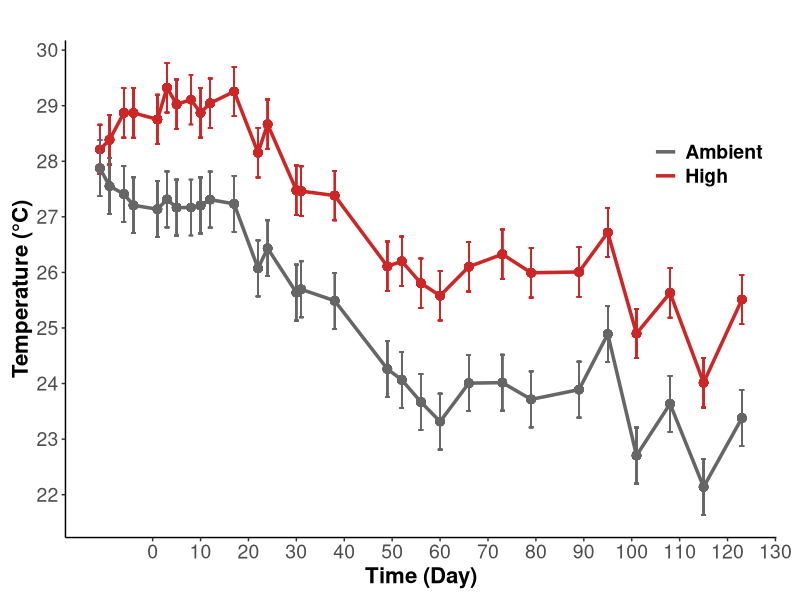
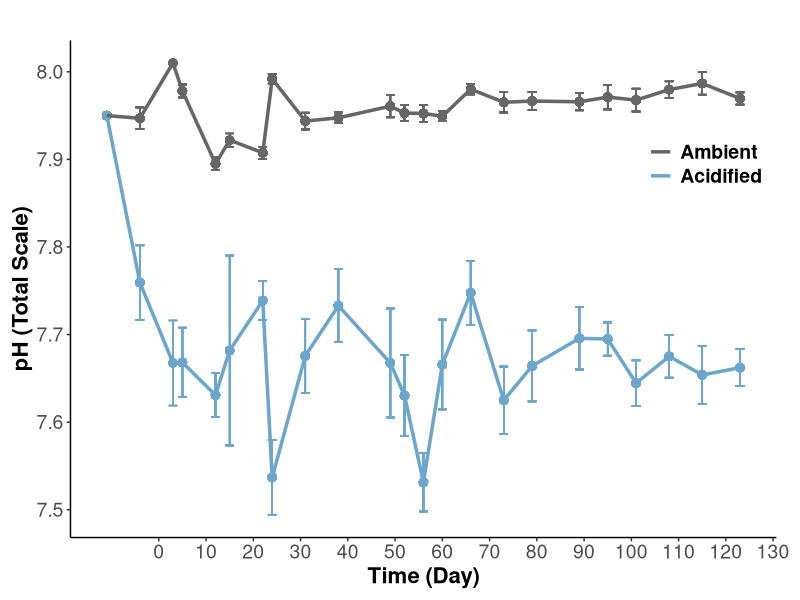
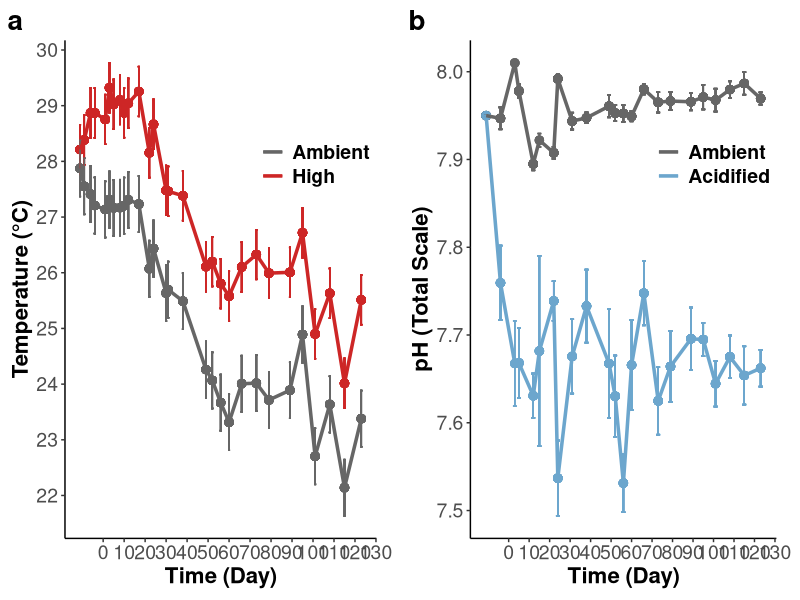
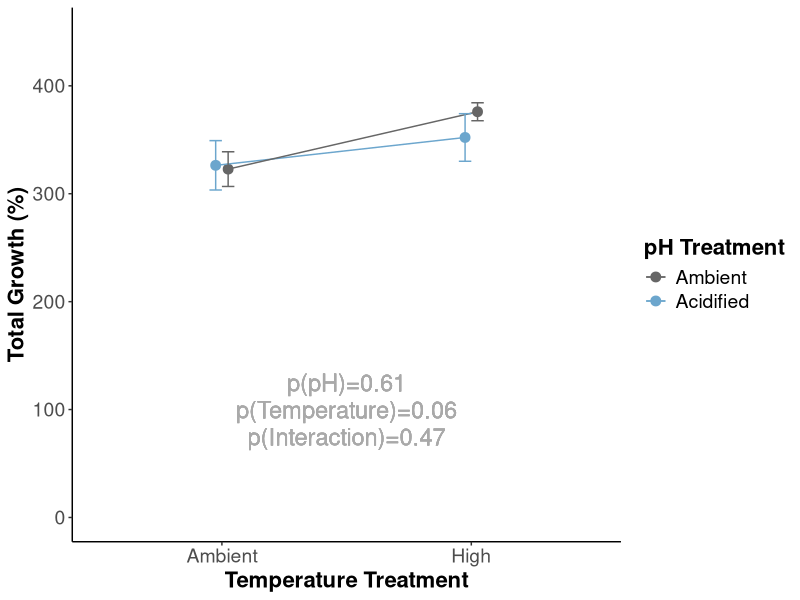
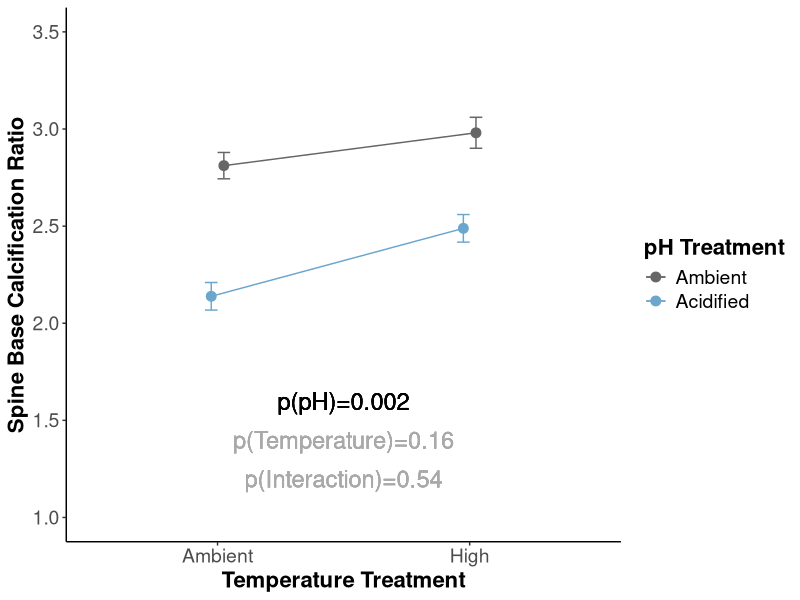
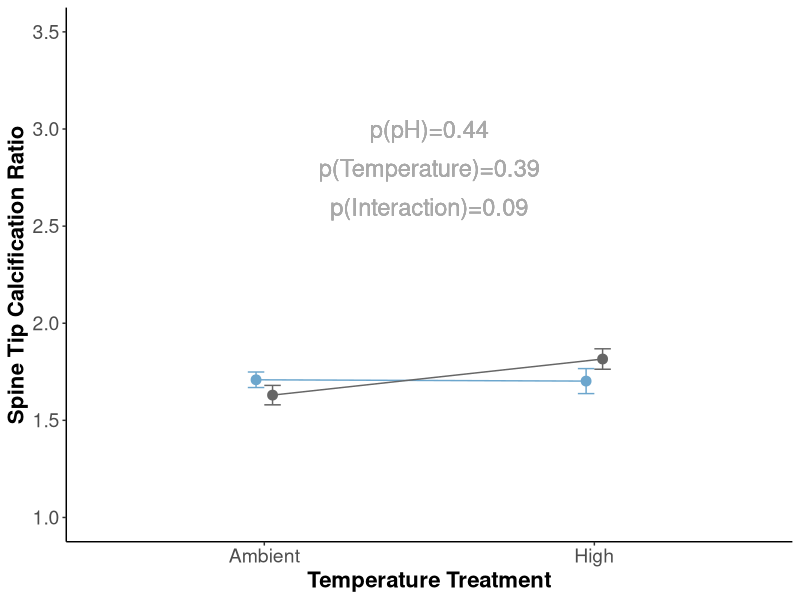
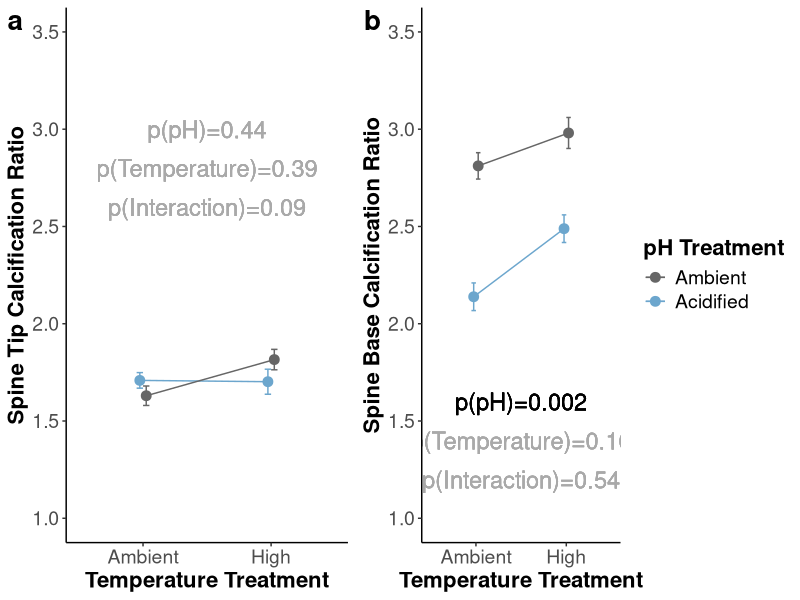
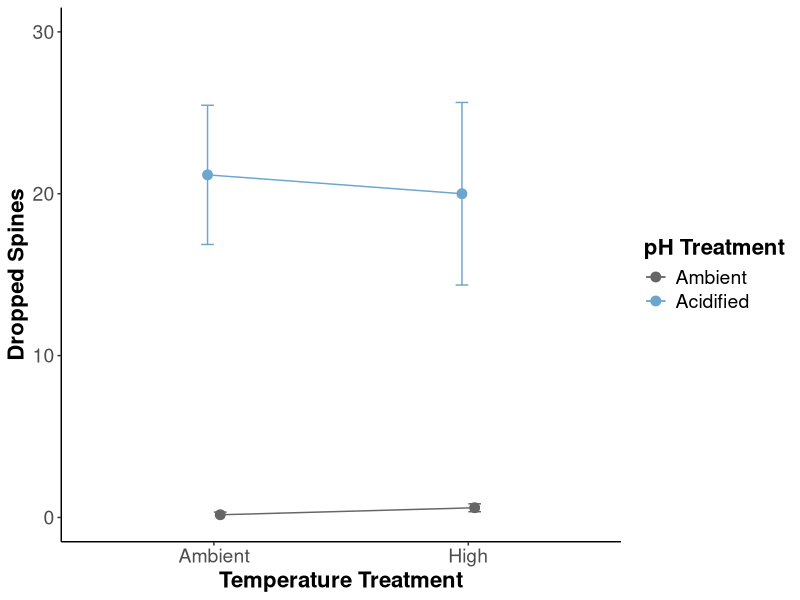

These charts were generated, in order, by the following R code:
## ---- chunk 1
rm(list=ls(all=TRUE))
results <- read.csv("Data/Urchin_ClimateChange_Data.csv", header=T, na.strings="NA")

library("tidyverse")
library("lme4") #linear mixed modeling
library("lmtest") #linear mixed modeling
library("lmerTest") #calculate p-values in models
library("car") #levenes tests
library("emmeans") #post-hoc tests
library("lsmeans") #post-hoc tests
library("plotrix") #calculate std.error
library("dplyr") 
library("cowplot") #grid plotting 
## ---- chunk 2
#temp between high and ambient temp
summary(aov(Temp ~ Temperature, data=results)) #temperature was different between high and ambient treatment

#pH between high and ambient co2
summary(aov(pHspec ~ pH, data=results)) #pH was different between high and ambient co2 treatments

#temp between headers in high
aov1<- results %>%
  filter(Temperature=="heated")

summary(aov(Temp ~ as.factor(Header), data=aov1)) #not different between headers

#temp between headers in ambient
aov2<- results %>%
  filter(Temperature=="ambient")

summary(aov(Temp ~ as.factor(Header), data=aov2)) #not different between headers

#pH between headers in high
aov3<- results %>%
  filter(pH=="acidified")

summary(aov(pHspec ~ as.factor(Header), data=aov3)) #not different between headers

#pH between headers in ambient
aov4<- results %>%
  filter(pH=="ambient")

summary(aov(pHspec ~ as.factor(Header), data=aov4)) #not different between headers

## ---- chunk 3
tempsummary<-results %>% 
  select("Day", "Temperature", "Temp") %>%
  drop_na(Temp) %>%
  group_by(Day, Temperature) %>%
  mutate(meanT = mean(Temp)) %>%
  group_by(Temperature) %>% 
  mutate(sd = sd(Temp)) %>%
  mutate(se = sd/sqrt(12)) 

tempplot<-ggplot(data=tempsummary, aes(Day, meanT, color = Temperature)) +
    geom_point(size = 2.5, show.legend=FALSE) +
    geom_errorbar(aes(ymin = meanT-se, ymax = meanT+se)) +
    geom_line(size=1.2) +
    scale_x_continuous(name="Time (Day)", breaks = seq(0,130, by = 10)) +
    scale_y_continuous(name="Temperature (°C)", breaks = seq(20,30, by = 1)) +
    scale_shape_discrete(name = NULL,
                         labels = c("Ambient", "High"))+
    scale_color_manual(name = NULL,
                       values = c("gray40", "firebrick3"),
                       labels = c("Ambient", "High")) +
    ggtitle("")+
    theme_classic() +
    theme(plot.margin=unit(c(0.3,0.6,0.3,0.3), "cm"))+
    theme(legend.margin = margin(0), 
          legend.position = c(.98,.8), 
          legend.justification = c("right", "top"),
          legend.background = element_blank(), 
          axis.title = element_text(size = 16, face="bold"),
          axis.text = element_text(size = 14), 
          plot.title = element_text(size=16, face="bold"),
          legend.text = element_text(size=14, face="bold"));tempplot

#ggsave(filename="Figures/20200611/TempFig1.png", plot=tempplot, dpi=300, width=7, height=5, units="in")

## ---- chunk 4

pHsummary<-results %>% 
  select("Day","pH", "pHspec") %>%
  drop_na(pHspec) %>%
  group_by(Day, pH) %>%
  mutate(meanpH = mean(pHspec)) %>%
  group_by(pH, meanpH) %>% 
  mutate(sd = sd(pHspec)) %>%
  mutate(se = sd/sqrt(12)) 
  
  
pHplot<-ggplot(data=pHsummary, aes(Day, meanpH, color = pH)) +
    geom_point(size = 2.5, show.legend=FALSE) +
    geom_errorbar(aes(ymin = meanpH-sd, ymax = meanpH+sd)) +
    geom_line(size=1.2) +
    scale_x_continuous(name="Time (Day)", breaks = seq(0,130, by = 10)) +
    scale_y_continuous(name="pH (Total Scale)", breaks = seq(7.5,8.1, by = .1)) +
    scale_shape_discrete(name = NULL,
                         labels = c("Low pH", "High pH"))+
    scale_color_manual(name = NULL,
                       values = c("skyblue3", "gray40"),
                       labels = c("Acidified", "Ambient"),
                       guide = guide_legend(reverse = TRUE)) +
    ggtitle("")+
    theme_classic() +
    theme(plot.margin=unit(c(0.3,0.6,0.3,0.3), "cm"))+
    theme(legend.margin = margin(0), 
          legend.position = c(.98,.8), 
          legend.justification = c("right", "top"),
          legend.background = element_blank(), 
          axis.title = element_text(size = 16, face="bold"),
          axis.text = element_text(size = 14), 
          plot.title = element_text(size=16, face="bold"),
          legend.text = element_text(size=14, face="bold"));pHplot

#ggsave(filename="Figures/20200611/pHFig1.png", plot=pHplot, dpi=300, width=7, height=5, units="in")

## ---- chunk 5

#Make plots in horizontal line with proper labeling of a and b

treatmentfig1<-plot_grid(tempplot, pHplot, labels = c("a", "b"), ncol=2, nrow=1, rel_heights= c(1,1), rel_widths = c(1,1), label_size = 20, label_y=1, align="h");treatmentfig1

#ggsave(filename="Figures/20200611/TreatmentFig1.png", plot=treatmentfig1, dpi=300, width=16, height=6, units="in")

## ---- chunk 6
#### Growth Interaction Plot
##May need to adjust the p value for temp depending on which Anova() or anova() we use...

growthsummary<-results %>% 
  filter(Day==126) %>%
  select("pH", "Temperature","Growth") %>%
  drop_na(Growth) %>% 
  mutate(meanPct = Growth*100) %>%
  group_by(pH, Temperature) %>%
  summarise(mean = mean(meanPct), 
            N = length(meanPct),
            se = std.error(meanPct))
   
  
growthplot<-ggplot(data=growthsummary, aes(x=Temperature, y=mean, color = pH, group=interaction(Temperature,pH))) +
    geom_point(size = 3,  position=position_dodge(0.1)) +
    geom_line(aes(group=pH),  position=position_dodge(0.1)) +
    xlab("Temperature Treatment") +
    ylab("Total Growth (%)")+
    geom_errorbar(aes(ymin = mean-se, ymax = mean+se, width = 0.1), position=position_dodge(0.1)) +
    theme_bw() + 
    scale_x_discrete(limits=c("ambient", "heated"), 
                     label=c("Ambient", "High"))+
    scale_colour_manual(name = "pH Treatment",
                        values = c("skyblue3", "gray40"),
                        labels = c("Acidified", "Ambient"),
                        guide = guide_legend(reverse = TRUE)) +
    geom_text(x=1.5, y=125, label="p(pH)=0.61", size=6, color="darkgray") + 
    geom_text(x=1.5, y=100, label="p(Temperature)=0.06", size=6, color="darkgray") + 
    geom_text(x=1.5, y=75, label="p(Interaction)=0.47", size=6, color="darkgray") + 
    ylim(0,450)+
    theme_classic()+
    theme(legend.position = "right", 
          legend.background = element_blank(),
          axis.title = element_text(size = 16, face="bold"),
          axis.text = element_text(size = 14), 
          plot.title = element_text(size=16, face="bold"),
          legend.text = element_text(size=14), 
          legend.title = element_text(size=16, face="bold"));growthplot

#ggsave(filename="Figures/20200611/GrowthFig.png", plot=growthplot, dpi=300, width=8, height=6, units="in")

## ---- chunk 7
#### Tip and base calcification ratios

#base
basesummary<-results %>% 
  select("Temperature","pH","RatioSEM", "PartOfSpine") %>%
  filter(PartOfSpine=="Base")%>%
  drop_na(RatioSEM) %>% 
  group_by(pH, Temperature, PartOfSpine) %>%
  summarize(mean = mean(RatioSEM), se = std.error(RatioSEM), N = length(RatioSEM))
  
baseplot<- ggplot(data=basesummary, aes(x=Temperature, y=mean, color = pH, group=interaction(Temperature,pH))) +
    geom_point(size = 3,  position=position_dodge(0.1)) +
    geom_line(aes(group=pH),  position=position_dodge(0.1)) +
    xlab("Temperature Treatment") +
    ylab("Spine Base Calcification Ratio")+
    ylim(1,3.5)+
    geom_errorbar(aes(ymin = mean-se, ymax = mean+se, width = 0.1), position=position_dodge(0.1)) +
    theme_bw() + 
    scale_x_discrete(limits=c("ambient", "heated"), 
                     label=c("Ambient", "High"))+
    scale_colour_manual(name = "pH Treatment",
                        values = c("skyblue3", "gray40"),
                        labels = c("Acidified", "Ambient"),
                        guide = guide_legend(reverse = TRUE)) +
    geom_text(x=1.5, y=1.6, label="p(pH)=0.002", size=6, color="black") + 
    geom_text(x=1.5, y=1.4, label="p(Temperature)=0.16", size=6, color="darkgray") + 
    geom_text(x=1.5, y=1.2, label="p(Interaction)=0.54", size=6, color="darkgray") + 
    theme_classic()+
    theme(legend.position = "right", 
          legend.background = element_blank(), 
          axis.title = element_text(size = 16, face="bold"),
          axis.text = element_text(size = 14), 
          plot.title = element_text(size=16, face="bold"),
          legend.text = element_text(size=14), 
          legend.title = element_text(size=16, face="bold"));baseplot

#ggsave("CalcRatiobase.png", plot=baseplot, path = "/Users/emilysesno/Desktop/R_Analysis/R_Analysis/output",  width = 7, height = 5)  

#ggsave(filename="Figures/20200611/BaseCalcificationFig.png", plot=baseplot, dpi=300, width=8, height=6, units="in")

#tip
tipsummary<-results %>% 
  select("Temperature","pH","RatioSEM", "PartOfSpine") %>%
  filter(PartOfSpine=="Tip")%>%
  drop_na(RatioSEM) %>% 
  group_by(pH, Temperature, PartOfSpine) %>%
  summarize(mean = mean(RatioSEM), se = std.error(RatioSEM), N = length(RatioSEM))

tipplot<-ggplot(data=tipsummary, aes(x=Temperature, y=mean, color = pH, group=interaction(Temperature,pH))) +
    geom_point(size = 3,  position=position_dodge(0.1)) +
    geom_line(aes(group=pH),  position=position_dodge(0.1)) +
    xlab("Temperature Treatment") +
    ylab("Spine Tip Calcification Ratio")+
    ylim(1,3.5)+
    geom_errorbar(aes(ymin = mean-se, ymax = mean+se, width = 0.1), position=position_dodge(0.1)) +
    theme_bw() + 
    scale_x_discrete(limits=c("ambient", "heated"), 
                     label=c("Ambient", "High"))+
    scale_colour_manual(name = "pH Treatment",
                        values = c("skyblue3", "gray40"),
                        labels = c("Acidified", "Ambient"),
                        guide = guide_legend(reverse = TRUE)) +
    geom_text(x=1.5, y=3.0, label="p(pH)=0.44", size=6, color="darkgray") + 
    geom_text(x=1.5, y=2.8, label="p(Temperature)=0.39", size=6, color="darkgray") + 
    geom_text(x=1.5, y=2.6, label="p(Interaction)=0.09", size=6, color="darkgray") + 
    theme_classic()+
    theme(legend.position = "none", #removed the legend for the tip, so when we align them horizontally we only have one legend. But need to adjust the size so it is the same as base
          legend.background = element_blank(), 
          axis.title = element_text(size = 16, face="bold"),
          axis.text = element_text(size = 14), 
          plot.title = element_text(size=16, face="bold"),
          legend.text = element_text(size=14), 
          legend.title = element_text(size=16, face="bold"));tipplot


#ggsave(filename="Figures/20200611/TipCalcificationFig.png", plot=tipplot, dpi=300, width=8, height=6, units="in")
## ---- chunk 8

#Make plots of calcification at tip and base in horizontal line with proper labeling of a and b
#removed legend on the tip, so they can share the same one. But now they are different sizes...

calcificationfig1<-plot_grid(tipplot, baseplot, labels = c("a", "b"), ncol=2, nrow=1, rel_heights= c(1,1), rel_widths = c(0.8,1), label_size = 20, label_y=1, align="h");calcificationfig1

#ggsave(filename="Figures/20200611/CalcificationFig1.png", plot=calcificationfig1, dpi=300, width=16, height=6, units="in")

## ---- chunk 9

droppedsummary<-results %>% 
  select("Temperature","pH","SpineCount") %>%
  drop_na(SpineCount) %>% 
  group_by(pH, Temperature) %>%
  summarize(mean = mean(SpineCount), se = std.error(SpineCount), N = length(SpineCount))

  dropplot<-ggplot(data=droppedsummary, aes(x=Temperature, y=mean, color = pH, group=interaction(Temperature,pH))) +
    geom_point(size = 3,  position=position_dodge(0.1)) +
    geom_line(aes(group=pH),  position=position_dodge(0.1)) +
    xlab("Temperature Treatment") +
    ylab("Dropped Spines")+
    geom_errorbar(aes(ymin = mean-se, ymax = mean+se, width = 0.1), position=position_dodge(0.1)) +
    ylim(0,30) +
    theme_bw() + 
    scale_x_discrete(limits=c("ambient", "heated"), 
                     label=c("Ambient", "High"))+
    scale_colour_manual(name = "pH Treatment",
                        values = c("skyblue3", "gray40"),
                        labels = c("Acidified", "Ambient"),
                        guide = guide_legend(reverse = TRUE)) +
    #geom_text(x=1.5, y=11, label="p(pH)<0.001", size=6, color="black") + 
    #geom_text(x=1.5, y=9, label="p(Temperature)=0.91", size=6, color="darkgray") + 
    #geom_text(x=1.5, y=7, label="p(Interaction)=0.83", size=6, color="darkgray") +
    theme_classic()+
    theme(legend.position = "right", 
          legend.background = element_blank(), 
          axis.title = element_text(size = 16, face="bold"),
          axis.text = element_text(size = 14), 
          plot.title = element_text(size=16, face="bold"),
          legend.text = element_text(size=14), 
          legend.title = element_text(size=16, face="bold"));dropplot

#ggsave(filename="Figures/20200611/DroppedSpinesFig.png", plot=dropplot, dpi=300, width=8, height=6, units="in")
